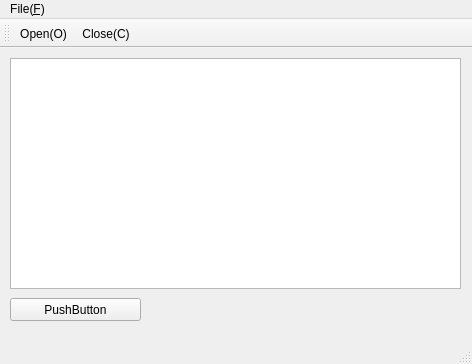
<?xml version="1.0" encoding="UTF-8"?>
<ui version="4.0">
 <class>MainWindow</class>
 <widget class="QMainWindow" name="MainWindow">
  <property name="geometry">
   <rect>
    <x>0</x>
    <y>0</y>
    <width>472</width>
    <height>364</height>
   </rect>
  </property>
  <property name="windowTitle">
   <string>MainWindow</string>
  </property>
  <widget class="QWidget" name="centralWidget">
   <widget class="QPushButton" name="pushButton">
    <property name="geometry">
     <rect>
      <x>10</x>
      <y>250</y>
      <width>131</width>
      <height>23</height>
     </rect>
    </property>
    <property name="text">
     <string>PushButton</string>
    </property>
   </widget>
   <widget class="QTextEdit" name="textEdit">
    <property name="geometry">
     <rect>
      <x>10</x>
      <y>10</y>
      <width>451</width>
      <height>231</height>
     </rect>
    </property>
   </widget>
  </widget>
  <widget class="QMenuBar" name="menuBar">
   <property name="geometry">
    <rect>
     <x>0</x>
     <y>0</y>
     <width>472</width>
     <height>20</height>
    </rect>
   </property>
   <widget class="QMenu" name="menuNew_N">
    <property name="title">
     <string>File(&amp;F)</string>
    </property>
    <addaction name="actionNew_N"/>
    <addaction name="actionSave_S"/>
    <addaction name="actionSave_as_A"/>
   </widget>
   <addaction name="menuNew_N"/>
  </widget>
  <widget class="QToolBar" name="mainToolBar">
   <attribute name="toolBarArea">
    <enum>TopToolBarArea</enum>
   </attribute>
   <attribute name="toolBarBreak">
    <bool>true</bool>
   </attribute>
   <addaction name="actionOpen_O"/>
   <addaction name="actionClose_C"/>
  </widget>
  <widget class="QStatusBar" name="statusBar"/>
  <action name="actionOpen_O">
   <property name="icon">
    <iconset resource="myresources.qrc">
     <normaloff>:/myImages/images/1.jpg</normaloff>:/myImages/images/1.jpg</iconset>
   </property>
   <property name="text">
    <string>Open(&amp;O)</string>
   </property>
  </action>
  <action name="actionClose_C">
   <property name="icon">
    <iconset resource="myresources.qrc">
     <normaloff>:/myImages/images/2.jpg</normaloff>:/myImages/images/2.jpg</iconset>
   </property>
   <property name="text">
    <string>Close(&amp;C)</string>
   </property>
   <property name="toolTip">
    <string>this is close</string>
   </property>
  </action>
  <action name="actionNew_N">
   <property name="icon">
    <iconset resource="myresources.qrc">
     <normaloff>:/myImages/images/3.jpg</normaloff>:/myImages/images/3.jpg</iconset>
   </property>
   <property name="text">
    <string>New(&amp;N)</string>
   </property>
  </action>
  <action name="actionSave_S">
   <property name="icon">
    <iconset resource="myresources.qrc">
     <normaloff>:/myImages/images/1.jpg</normaloff>:/myImages/images/1.jpg</iconset>
   </property>
   <property name="text">
    <string>Save(&amp;S)</string>
   </property>
  </action>
  <action name="actionSave_as_A">
   <property name="icon">
    <iconset resource="myresources.qrc">
     <normaloff>:/myImages/images/2.jpg</normaloff>:/myImages/images/2.jpg</iconset>
   </property>
   <property name="text">
    <string>Save as(&amp;A)</string>
   </property>
  </action>
 </widget>
 <layoutdefault spacing="6" margin="11"/>
 <resources>
  <include location="myresources.qrc"/>
 </resources>
 <connections/>
</ui>
